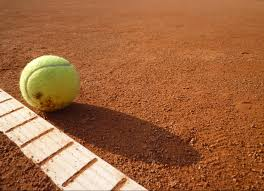
#> input picture src/topic03_perception/images/tennisball03.jpg, 264 x 191 px
$ python ball_detection.py
#> lines starting #> are read from the running program, lines starting #| are printed output that depends on the picture; after the words box and inside, x2 and y2 are one past the last pixel; in counts of white or black regions, pixels touching at a corner belong together; long printed decimals are rounded
#!/usr/bin/env python

import numpy as np
import cv2

def read_rgb_image(image_name, show):
    rgb_image = cv2.imread(image_name)
    if show:
        cv2.imshow("RGB Image",rgb_image)
    return rgb_image

def filter_color(rgb_image, lower_bound_color, upper_bound_color):
    #convert the image into the HSV color space
    hsv_image = cv2.cvtColor(rgb_image, cv2.COLOR_BGR2HSV)
    cv2.imshow("hsv image",hsv_image)

    #find the upper and lower bounds of the yellow color (tennis ball)
    yellowLower =(30, 150, 100)
    yellowUpper = (50, 255, 255)

    #define a mask using the lower and upper bounds of the yellow color
    mask = cv2.inRange(hsv_image, lower_bound_color, upper_bound_color)

    return mask

def getContours(binary_image):
    # contours, hierarchy = cv2.findContours(binary_image,
    #                                          cv2.RETR_TREE,
    #                                           cv2.CHAIN_APPROX_SIMPLE)
    contours, hierarchy = cv2.findContours(binary_image.copy(),
                                            cv2.RETR_EXTERNAL,
	                                        cv2.CHAIN_APPROX_SIMPLE)
    return contours


def draw_ball_contour(binary_image, rgb_image, contours):
    black_image = np.zeros([binary_image.shape[0], binary_image.shape[1],3],'uint8')

    for c in contours:
        area = cv2.contourArea(c)
        perimeter= cv2.arcLength(c, True)
        ((x, y), radius) = cv2.minEnclosingCircle(c)
        if (area>100):
            cv2.drawContours(rgb_image, [c], -1, (150,250,150), 1)
            cv2.drawContours(black_image, [c], -1, (150,250,150), 1)
            cv2.circle(rgb_image, (int(x),int(y)),int(radius),(0,0,255),1) #it can work without cx and cy and with the x and y from minEnclosingCircle
            cv2.circle(black_image, (int(x),int(y)),int(radius),(0,0,255),1)
            cv2.circle(black_image, (int(x),int(y)),5,(0,0,255),-1)

            # [4 lines of commented-out code are left out]
            print ("Area: {}, Perimeter: {}".format(area, perimeter))
    print ("number of contours: {}".format(len(contours)))
    cv2.imshow("RGB Image Contours",rgb_image)
    cv2.imshow("Black Image Contours",black_image)

def get_contour_center(contour):
    M = cv2.moments(contour)
    cx=-1
    cy=-1
    if (M['m00']!=0):
        cx= int(M['m10']/M['m00'])
        cy= int(M['m01']/M['m00'])
    return cx, cy

def main():
    image_name = "images/tennisball03.jpg"
    yellowLower =(30, 150, 100)
    yellowUpper = (50, 255, 255)
    rgb_image = read_rgb_image(image_name, True)
#> in read_rgb_image, rgb_image is the input picture: shape (191, 264, 3); mean B, G, R 63.2, 103.3, 162.1
    binary_image_mask = filter_color(rgb_image, yellowLower, yellowUpper)
#> in filter_color, `hsv_image = cv2.cvtColor(rgb_image, cv2.COLOR_BGR2HSV)`: hsv_image: shape (191, 264, 3); mean H, S, V 12.4, 164.9, 162.2
#> in filter_color, `mask = cv2.inRange(hsv_image, lower_bound_color, upper_bound_color)`:
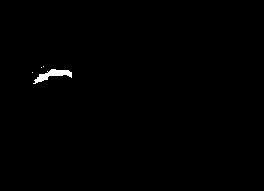
#> mask: shape (191, 264); 0.46% white; 4 white regions (3 under 20 px)
    contours = getContours(binary_image_mask)
#> in getContours, `contours, hierarchy = cv2.findContours(binary_image.copy(), cv2.RETR_E..`: contours = 4 contours, 3 with area under 20; largest, box (x1, y1, x2, y2) and area: (33, 69, 72, 84) 184
    draw_ball_contour(binary_image_mask, rgb_image,contours)
#> the loop in draw_ball_contour, `for c in contours:` made 4 passes
#> (area, perimeter, x, y, radius) on pass 2: (184.5, 101.4, 52, 77.5, 19.78)
#| Area: 184.5, Perimeter: 101.355
#> after the loop in draw_ball_contour, `for c in contours:`:
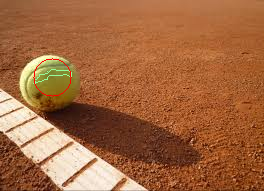
#> rgb_image: shape (191, 264, 3); 0.37% of pixels changed, all inside (x1, y1, x2, y2) = (33, 58, 72, 97)
#| number of contours: 4

    cv2.waitKey(0)
    cv2.destroyAllWindows()

if __name__ == '__main__':
    main()


cv2.waitKey(0)
cv2.destroyAllWindows()

$ run again, with src/topic03_perception/images/tennisball01.jpg copied over src/topic03_perception/images/tennisball03.jpg
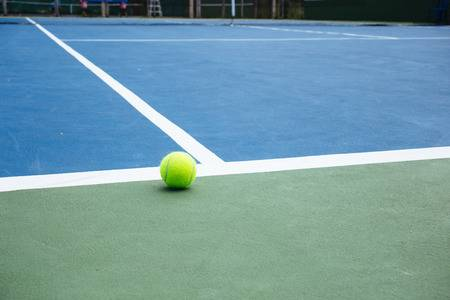
#> input picture src/topic03_perception/images/tennisball01.jpg, 450 x 300 px
#> in read_rgb_image, rgb_image is the input picture: shape (300, 450, 3); mean B, G, R 163.1, 153.2, 114.3
#> hsv_image: shape (300, 450, 3); mean H, S, V 86.4, 88.9, 174.5
#> in filter_color, `mask = cv2.inRange(hsv_image, lower_bound_color, upper_bound_color)`:
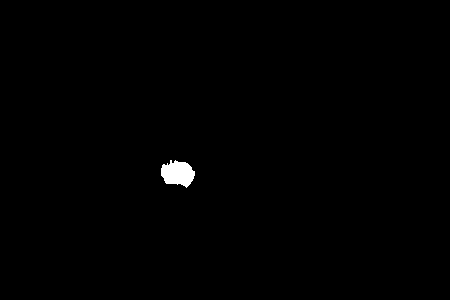
#> mask: shape (300, 450); 0.49% white; 1 white region
#> in getContours, `contours, hierarchy = cv2.findContours(binary_image.copy(), cv2.RETR_E..`: contours = 1 contour; box (x1, y1, x2, y2) and area: (161, 160, 195, 188) 616
#> the loop in draw_ball_contour, `for c in contours:` made 1 pass
#> (area, perimeter, x, y, radius) on pass 1: (616, 111.7, 177.2, 172.5, 16.96)
#> (printed output is left out)
#> after the loop in draw_ball_contour, `for c in contours:`:
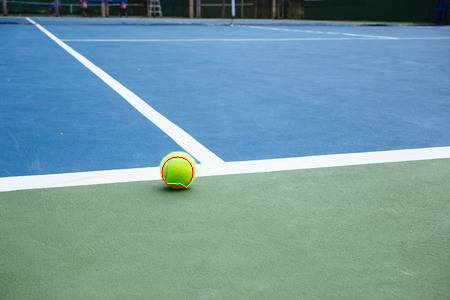
#> rgb_image: shape (300, 450, 3); 0.13% of pixels changed, all inside (x1, y1, x2, y2) = (161, 156, 195, 189)
#| number of contours: 1

$ run again, with src/topic03_perception/images/tennisball04.jpg copied over src/topic03_perception/images/tennisball03.jpg
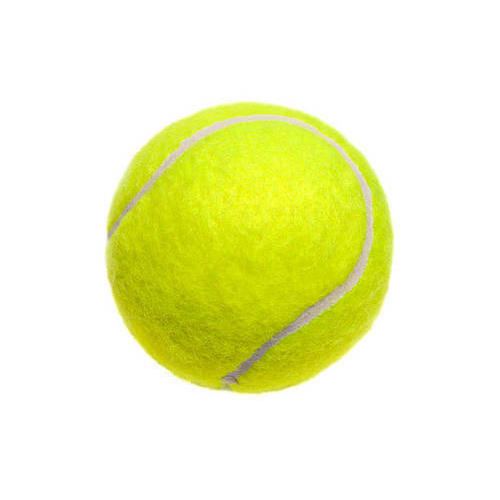
#> input picture src/topic03_perception/images/tennisball04.jpg, 500 x 500 px
#> in read_rgb_image, rgb_image is the input picture: shape (500, 500, 3); mean B, G, R 195.5, 244.6, 241
#> hsv_image: shape (500, 500, 3); mean H, S, V 9.7, 58.1, 244.7
#> in filter_color, `mask = cv2.inRange(hsv_image, lower_bound_color, upper_bound_color)`:
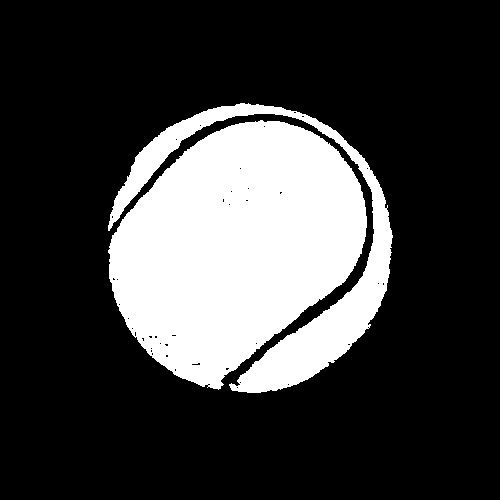
#> mask: shape (500, 500); 24% white; 2 white regions
#> in getContours, `contours, hierarchy = cv2.findContours(binary_image.copy(), cv2.RETR_E..`: contours = 2 contours; box (x1, y1, x2, y2) and area: (108, 120, 367, 390) 46675, (108, 103, 393, 393) 12428
#> the loop in draw_ball_contour, `for c in contours:` made 2 passes
#> (area, perimeter, x, y, radius) on passes 1 to 2: (46675, 887.7, 246.4, 254.9, 139.3), (12428, 1432.2, 249, 247.1, 145.4)
#> (printed output is left out)
#> after the loop in draw_ball_contour, `for c in contours:`:
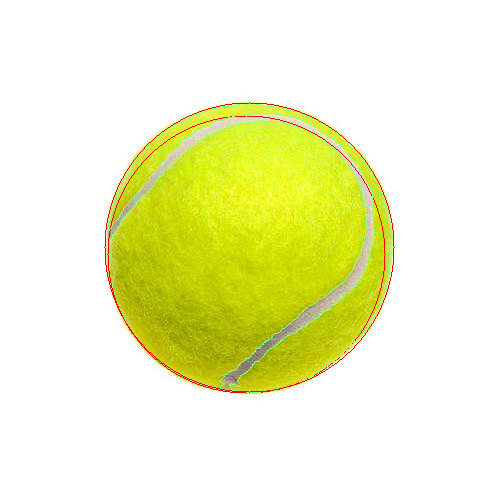
#> rgb_image: shape (500, 500, 3); 1.29% of pixels changed, all inside (x1, y1, x2, y2) = (104, 102, 395, 394)
#| number of contours: 2
